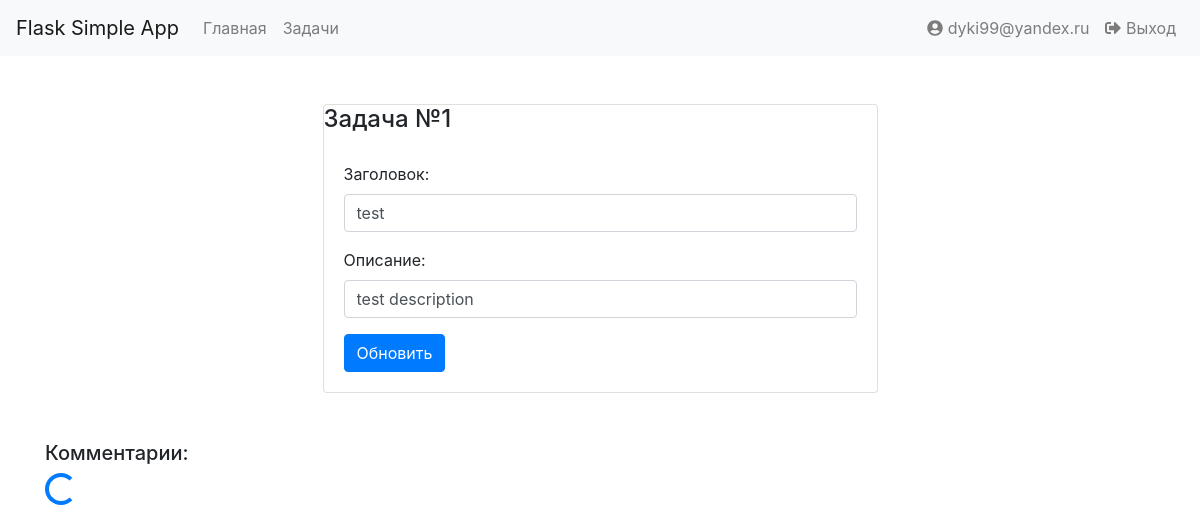
The page /tasks/1 (signed in) on the database its author committed.
### tables this page shows
CREATE TABLE users
(
	id integer not null
		constraint users_pk
			primary key autoincrement,
	email text not null,
	password text not null
);

CREATE TABLE "tasks" (
	"id"	integer NOT NULL,
	"title"	varchar(100) NOT NULL,
	"description"	text,
	"id_user"	int NOT NULL,
	"condition"	INTEGER NOT NULL DEFAULT 0,
	CONSTRAINT "tasks_pk" PRIMARY KEY("id" AUTOINCREMENT),
	FOREIGN KEY("id_user") REFERENCES "users" on update cascade on delete cascade
);

### app.py (the view)
@app.route('/tasks/<int:task_id>', methods=['GET'])
def get_task(task_id: int):
    if 'user_id' in session:
        user_id = session['user_id']
        user = Storage.get_user_by_id(user_id)
        task = Storage.get_task_by_id(task_id)
        return render_template('pages/task.html', page_title='Отредактировать задачу', task=task, user=user)
    else:
        return redirect('/login')

### storage/__init__.py (called while the page is built)
    @staticmethod
    def get_user_by_id(id: int) -> User:
        user_data = db.execute('SELECT * FROM users WHERE id=?', (id,)).fetchone()
        if user_data:
            return User(id=user_data[0], email=user_data[1], password=user_data[2])
        else:
            return None

    @staticmethod
    def get_task_by_id(task_id: int) -> Task:
        task_data = db.execute('SELECT * from tasks where tasks.id=?', (task_id,)).fetchone()
        if task_data:
            user = Storage.get_user_by_id(task_data[3])
            return Task(id=task_data[0], title=task_data[1], description=task_data[2], user=user, condition=task_data[4])
        else:
            return None

### templates/pages/task.html (shortened to what this page needs)
{% extends "layouts/base_layout.html" %}
{% block main %}
    <section class="card card-default w-50 mx-auto">
        <h4>Задача №{{ task.id }}</h4>
        <form action="/create_task/{{ task.id }}" method="POST" class="card-body">
            <div class="form-group">
                <label for="title-input">Заголовок:</label>
                <input type="text" name="title-input" class="form-control" id="title-input" placeholder="Заголовок задачи" value="{{ task.title }}">
            </div>
            <div class="form-group">
                <label for="description-input">Описание:</label>
                <input type="text" name="description-input" class="form-control" id="description-input" value="{{ task.description }}">
            </div>
            <button type="submit" class="btn btn-primary">Обновить</button>
        </form>
    </section>
        <div class="mt-5" id="comments_{{ task.id }}">
            <h5>Комментарии:</h5>
            <div class="spinner-border text-primary" role="status" id="spinner_loading"></div>
        </div>
{% endblock %}

### templates/layouts/base_layout.html (shortened to what this page needs)
<!DOCTYPE html>
<html lang="en">
<head>
    <link rel="stylesheet" href="/static/css/bootstrap.min.css">
</head>
<body>
    <nav class="navbar navbar-expand-lg navbar-light bg-light">
        <a class="navbar-brand" href="#">Flask Simple App</a>
        <ul class="navbar-nav mr-auto">
            <li class="nav-item">
                <a class="nav-link" href="/">Главная</a>
            </li>
            {% if user %}
                <li class="nav-item">
                    <a class="nav-link" href="/tasks">Задачи</a>
                </li>
            {% endif %}
        </ul>
        <ul class="navbar-nav ml-auto">
            {% if user %}
                <li class="nav-item">
                    <a class="nav-link" href="#"><i class="fas fa-user-circle"></i> {{ user.email }}</a>
                </li>
                <li class="nav-item">
                    <a class="nav-link" href="/logout"><i class="fas fa-sign-out-alt"></i> Выход</a>
                </li>
            {% endif %}
        </ul>
    </nav>
    <main class="container mt-5">
    {% block main %}{% endblock %}
    </main>
</body>
</html>

### rows shown on the page
users: email "dyki99@yandex.ru"
tasks: id "1", title-input "test", description-input "test description"
